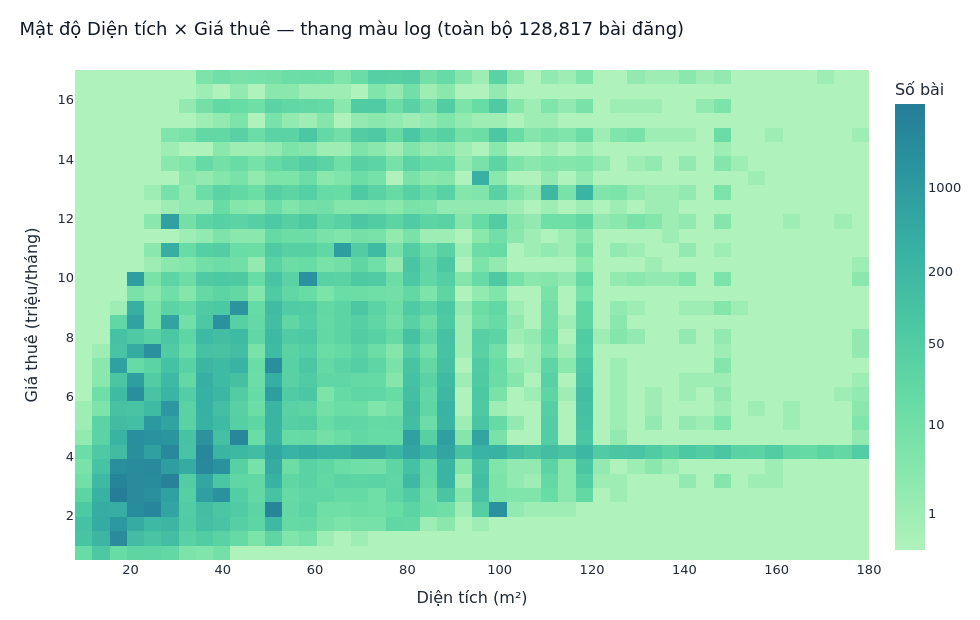

The cell this chart's notebook holds for it:
### Markdown cell above
### 8.1. Mật độ Diện tích ↔ Giá — *tương tác*

Với 133k bài đăng, biểu đồ điểm bị **chồng lấp** thành đám mây khó đọc. Thay bằng
**bản đồ mật độ (density heatmap)**: mỗi ô tô đậm theo *số bài đăng* rơi vào ô. Do mật độ
**lệch rất mạnh** (vùng lõi đông gấp hàng nghìn lần phần còn lại), ta dùng **thang màu log**
để lộ rõ cả cấu trúc thưa — di chuột để xem số bài thực của từng ô.

### Code cell
import math
cnt, xe, ye = np.histogram2d(rental["area"], rental["price"], bins=[46, 34])
xc, yc = (xe[:-1] + xe[1:]) / 2, (ye[:-1] + ye[1:]) / 2
z = np.log10(cnt.T + 1)                      # màu theo log; hover hiện số thực
ticks = [1, 10, 50, 200, 1000, 5000]
fig = go.Figure(go.Heatmap(
    x=xc, y=yc, z=z, colorscale="Tealgrn",
    customdata=cnt.T.astype(int),
    colorbar=dict(title="Số bài",
                  tickvals=[math.log10(t + 1) for t in ticks],
                  ticktext=[str(t) for t in ticks]),
    hovertemplate="Diện tích ≈ %{x:.0f} m²<br>Giá ≈ %{y:.1f} triệu<br>"
                  "Số bài: %{customdata}<extra></extra>"))
fig.update_layout(
    title=f"Mật độ Diện tích × Giá thuê — thang màu log (toàn bộ {len(rental):,} bài đăng)",
    xaxis_title="Diện tích (m²)", yaxis_title="Giá thuê (triệu/tháng)")
show_px(fig, "09_density_area_price_interactive", w=980, h=620)
print("Đọc biểu đồ: vệt đậm chéo lên = giá tăng theo diện tích; 'sống' ngang ở giá ≈ 4 triệu "
      "và các vạch dọc ở diện tích tròn (20/25/30 m²) phản ánh thói quen làm tròn khi đăng tin.")

### Figure 1 — Plotly figure (JSON) as saved in the notebook; plotly's stock layout.template omitted (floating-point values rounded to 4 significant figures; data arrays with more than 128 entries replaced by an {"elided": "..."} marker saying what was removed)
{"data": [{"colorbar": {"ticktext": ["1", "10", "50", "200", "1000", "5000"], "tickvals": [0.301, 1.041, 1.708, 2.303, 3.0, 3.699], "title": {"text": "Số bài"}}, "colorscale": [[0.0, "rgb(176, 242, 188)"], [0.1667, "rgb(137, 232, 172)"], [0.3333, "rgb(103, 219, 165)"], [0.5, "rgb(76, 200, 163)"], [0.6667, "rgb(56, 178, 163)"], [0.8333, "rgb(44, 152, 160)"], [1.0, "rgb(37, 125, 152)"]], "customdata": {"elided": "34x46 int values"}, "hovertemplate": "Diện tích ≈ %{x:.0f} m²<br>Giá ≈ %{y:.1f} triệu<br>Số bài: %{customdata}<extra></extra>", "type": "heatmap", "x": [9.87, 13.61, 17.35, 21.09, 24.83, 28.57, 32.3, 36.04, 39.78, 43.52, 47.26, 51.0, 54.74, 58.48, 62.22, 65.96, 69.7, 73.43, 77.17, 80.91, 84.65, 88.39, 92.13, 95.87, 99.61, 103.3, 107.1, 110.8, 114.6, 118.3, 122.0, 125.8, 129.5, 133.3, 137.0, 140.7, 144.5, 148.2, 152.0, 155.7, 159.4, 163.2, 166.9, 170.7, 174.4, 178.1], "y": [0.7426, 1.228, 1.713, 2.199, 2.684, 3.169, 3.654, 4.14, 4.625, 5.11, 5.596, 6.081, 6.566, 7.051, 7.537, 8.022, 8.507, 8.993, 9.478, 9.963, 10.45, 10.93, 11.42, 11.9, 12.39, 12.88, 13.36, 13.85, 14.33, 14.82, 15.3, 15.79, 16.27, 16.76], "z": {"elided": "34x46 float values"}}], "layout": {"height": 620, "title": {"text": "Mật độ Diện tích × Giá thuê — thang màu log (toàn bộ 128,817 bài đăng)"}, "width": 980, "xaxis": {"title": {"text": "Diện tích (m²)"}}, "yaxis": {"title": {"text": "Giá thuê (triệu/tháng)"}}}}
